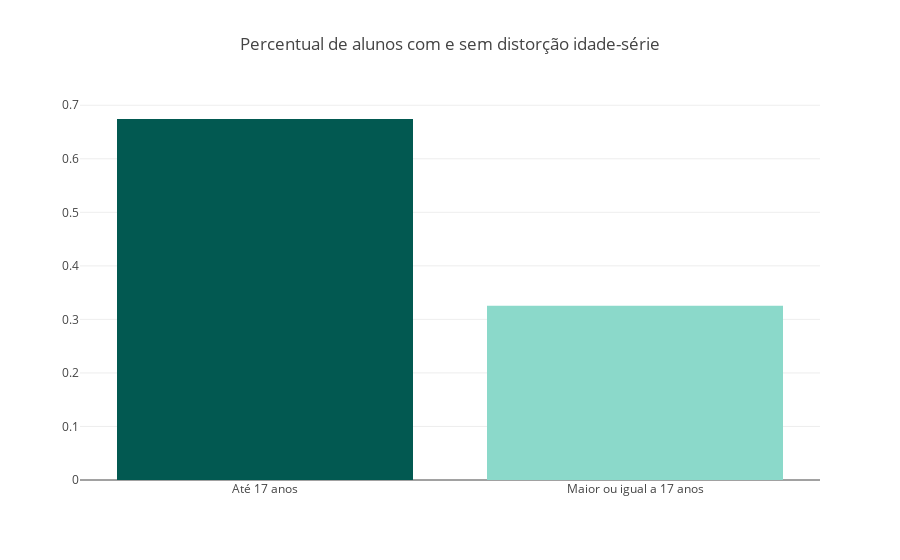
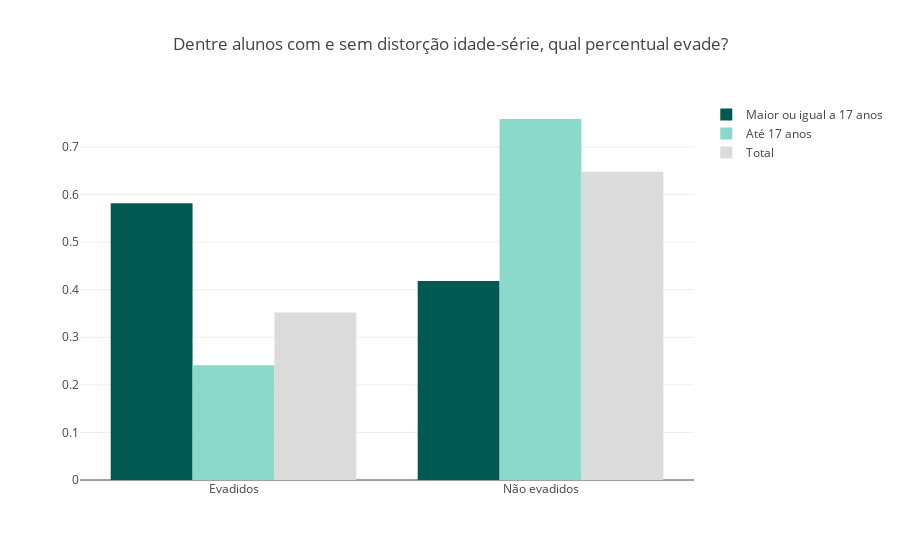

Notebook cell for these charts, in order:
### Code cell
title = 'Dentre alunos com e sem distorção idade-série, qual percentual evade?'
x = 'IN_DISTORCAO'
categorias = {1: 'Maior ou igual a 17 anos', 0: 'Até 17 anos'}

plot_categoria(x, categorias, title, 'perc_distorcao_evasao', title2='Percentual de alunos com e sem distorção idade-série')

### Figure 1 — Plotly figure (JSON) as saved in the notebook; plotly's stock layout.template omitted (floating-point values rounded to 4 significant figures)
{"data": [{"marker": {"color": ["#025951", "#8BD9CA", "#BF7F30", "#F2C124", "#8C470B", "#DFC27D"]}, "type": "bar", "uid": "c8b9b149-1495-492d-8ac2-1a00345a59ee", "x": ["Até 17 anos", "Maior ou igual a 17 anos"], "y": [0.6743, 0.3257]}], "layout": {"title": {"text": "Percentual de alunos com e sem distorção idade-série"}}}

### Figure 2 — Plotly figure (JSON) as saved in the notebook; plotly's stock layout.template omitted (floating-point values rounded to 4 significant figures)
{"data": [{"marker": {"color": "#025951"}, "name": "Maior ou igual a 17 anos", "type": "bar", "uid": "211fe24e-0520-48b0-99e3-2d6c7e8f22b5", "x": ["Evadidos", "Não evadidos"], "y": [0.5815, 0.4185]}, {"marker": {"color": "#8BD9CA"}, "name": "Até 17 anos", "type": "bar", "uid": "42a47c3f-11d9-4aa6-8d8c-4105d44d63c2", "x": ["Não evadidos", "Evadidos"], "y": [0.7589, 0.2411]}, {"marker": {"color": "#dbdbdb"}, "name": "Total", "type": "bar", "uid": "ec02d50b-31ed-40a5-be40-87858e0502ea", "x": ["Não evadidos", "Evadidos"], "y": [0.648, 0.352]}], "layout": {"title": {"text": "Dentre alunos com e sem distorção idade-série, qual percentual evade?"}}}
